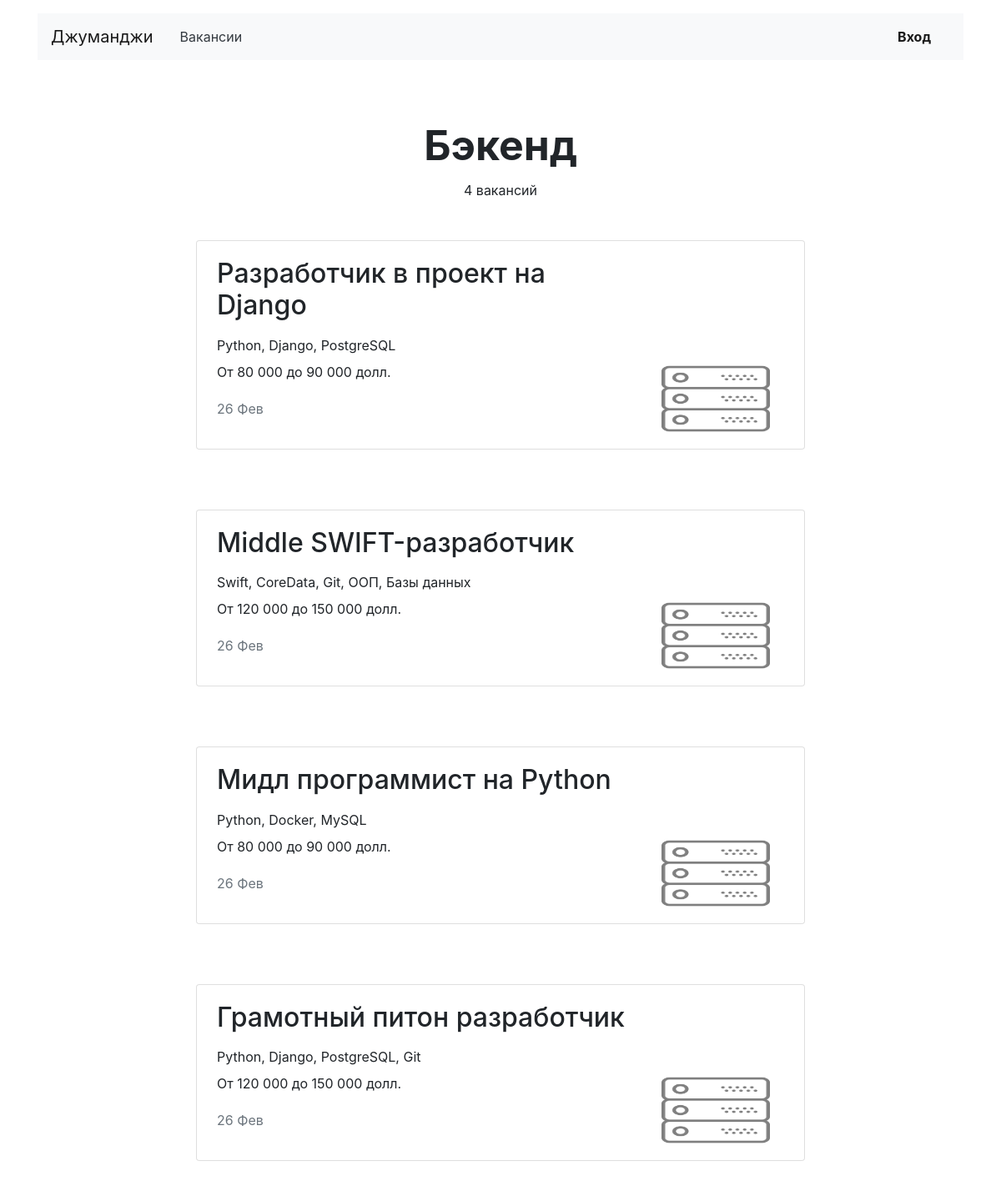
/vacancies/cat/backend/, run on an earlier commit of the app's database.
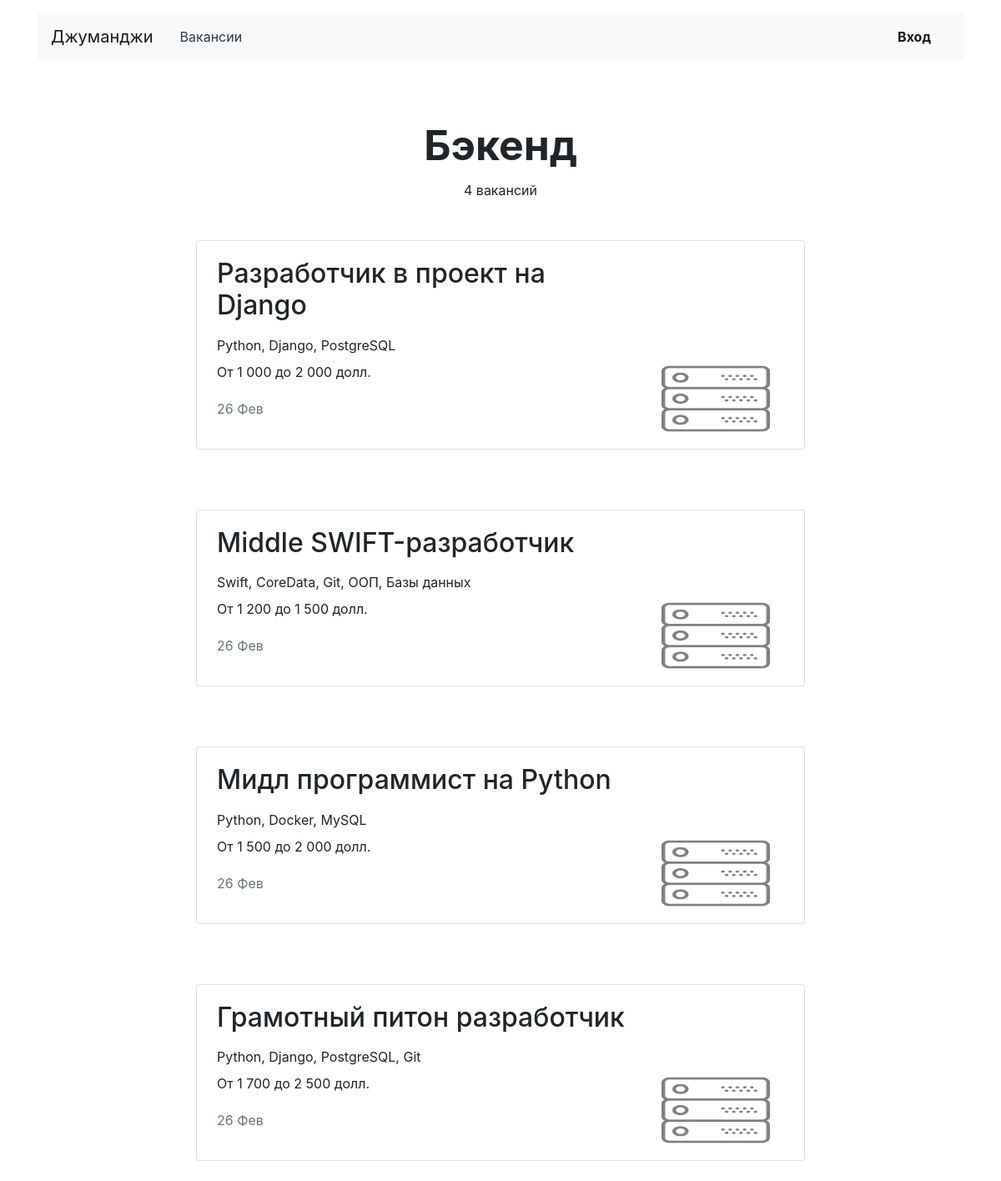
And on a later commit of the database.
### vacancies/models.py (models this page shows, shortened)
class Vacancy(models.Model):
    title = models.CharField(max_length=64, verbose_name='Название вакансии')
    specialty = models.ForeignKey(Specialty, on_delete=models.PROTECT, related_name="vacancies",
                                  verbose_name='Специализация')
    company = models.ForeignKey(Company, on_delete=models.CASCADE, related_name="vacancies")
    skills = models.TextField(blank=True, verbose_name='Требуемые навыки')
    description = models.TextField(blank=True, verbose_name='Описание вакансии')
    salary_min = models.IntegerField(blank=True, verbose_name='Зарплата от')
    salary_max = models.IntegerField(blank=True, verbose_name='Зарплата до')
    published_at = models.DateTimeField(auto_now_add=True)
    class Meta:
        verbose_name = 'Вакансия'
        verbose_name_plural = 'Вакансии'

class Specialty(models.Model):
    code = models.CharField(max_length=64)
    title = models.CharField(max_length=64)
    picture = models.ImageField(upload_to='MEDIA_SPECIALITY_IMAGE_DIR')
    class Meta:
        verbose_name = 'Специализация'
        verbose_name_plural = 'Специализации'

### vacancies/views.py (the view)
# urls.py: path('vacancies/cat/<slug:vacancy_type>/', VacancyTypeView.as_view(), name='vacancy_type'),
class VacancyTypeView(ListView):
    model = Vacancy
    template_name = 'vacancies/vacancies.html'
    def get_context_data(self, **kwargs):
        context = super().get_context_data()
        specialty = get_object_or_404(Specialty, code=self.kwargs['vacancy_type'])
        context['specialties'] = [specialty]
        context['vacancies'] = Vacancy.objects.filter(specialty=specialty)
        return context

### vacancies/models.py (called while the page is built)
    def get_absolute_url(self):
        return reverse('company', kwargs={'company_id': self.pk})

### vacancies/templatetags/salary.py (called while the page is built)
@register.filter()
def salary(value):
    return '{:,}'.format(value).replace(',', ' ')

### vacancies/templates/vacancies/vacancies.html
{% extends 'vacancies/base.html' %}
{% load static %}
{% load salary %}
{% block content %}
<section>
    {% for specialty in specialties %}
    <h1 class="h1 text-center mx-auto mt-4 pt-5" style="font-size: 50px;"><strong>{{ specialty.title }}</strong></h1>
    {% if vacancies.all.count > 0 %}
    <p class="text-center pt-1">{{ specialty.vacancies.all.count }} вакансий</p>
    {% else %}
    <p class="text-center pt-1">По специализации не найдено ни одной вакансии</p>
    {% endif %}
    {% for vacancy in vacancies %}
    {% if specialty.code == vacancy.specialty.code %}
    <div class="row mt-5">
        <div class="col-12 col-lg-8 offset-lg-2 m-auto">
            <div class="card mb-4">
                <div class="card-body px-4">
                    <div class="row">
                        <div class="col-12 col-md-8 col-lg-9">
                            <h2 class="h2 pb-2">{{ vacancy.title }}</h2>
                            <p class="mb-2">{{ vacancy.skills }}</p>
                            <p>От {{ vacancy.salary_min|salary }} до {{ vacancy.salary_max|salary }} долл.</p>
                            <p class="text-muted pt-1">{{ vacancy.published_at|date:"d M" }}</p>
                        </div>
                        <div class="col-12 col-md-4 col-lg-3 d-flex align-items-end">
                            {% if vacancy.specialty.picture %}
                            <a href="{{ vacancy.company.get_absolute_url }}"><img
                                    src="{{ vacancy.specialty.picture.url }}" width="130" height="80" alt=""></a>
                            {% endif %}
                        </div>
                    </div>
                </div>
            </div>
        </div>
    </div>
</section>
{% endif %}
{% endfor %}
{% endfor %}
{% endblock %}

What changed in the data, as far as the page shows it:
changed Vacancy "Разработчик в проект на Django": salary_min|salary "80 000" → "1 000"; salary_max|salary "90 000" → "2 000"
changed Vacancy "Middle SWIFT-разработчик": salary_min|salary "120 000" → "1 200"; salary_max|salary "150 000" → "1 500"
changed Vacancy "Мидл программист на Python": salary_min|salary "80 000" → "1 500"; salary_max|salary "90 000" → "2 000"
changed Vacancy "Грамотный питон разработчик": salary_min|salary "120 000" → "1 700"; salary_max|salary "150 000" → "2 500"
